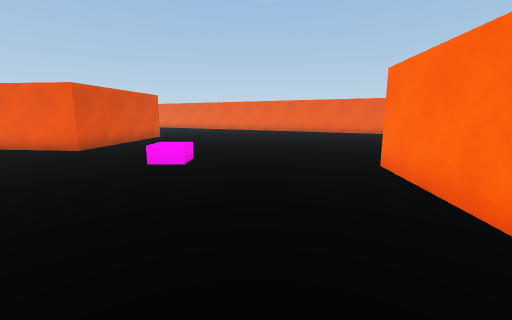
[1] (above)

19 first-person views from a walk through a 3-D level made in the Unity game engine. The camera is 1.3 m above the floor, tilts 10° down and sees 90° across. The floor is counted in squares, 1 m on a side. Each view is taken from the middle of a square. On the plan, view 1 faces up. The plan holds only what a view shows up to about 13 squares ahead; the rest is blank. The place goes on beyond the plan. The player is left out. Some animated figures are left out.

[2]
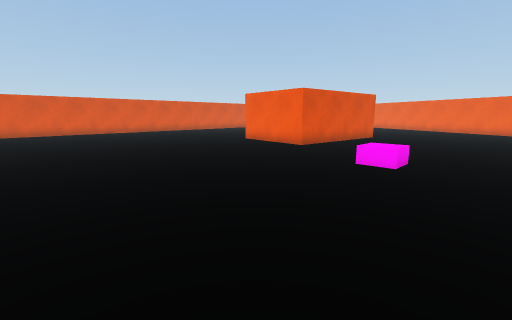

[3]
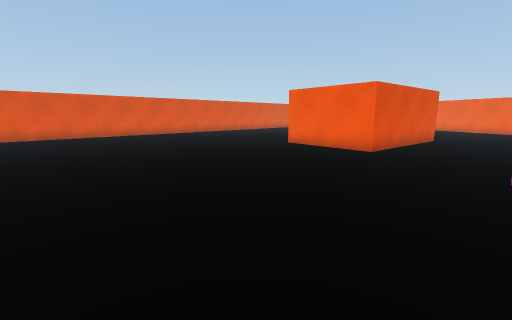

[4]
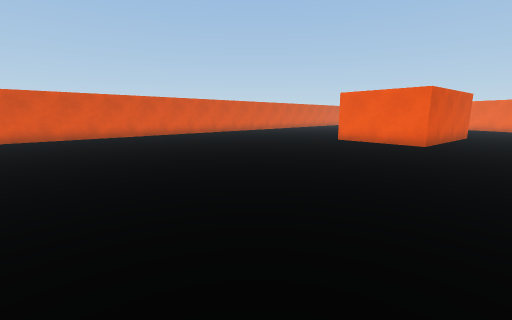

[5]
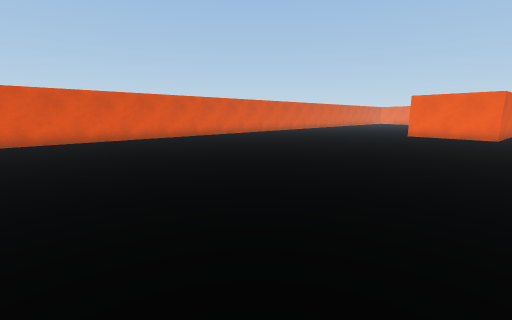

[6]
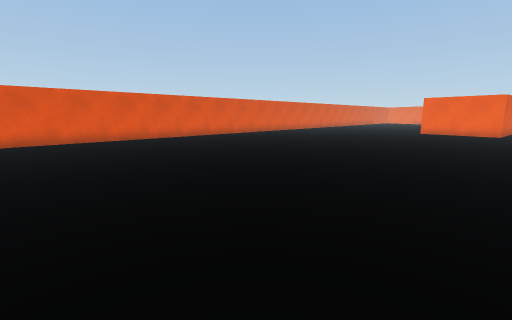

[7]
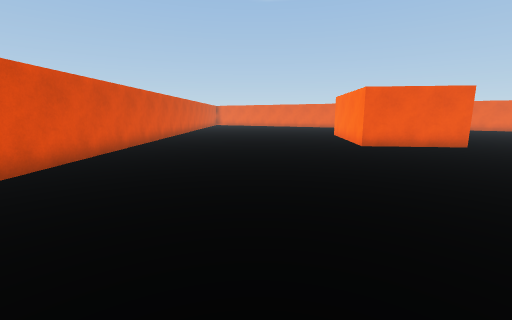

[8]
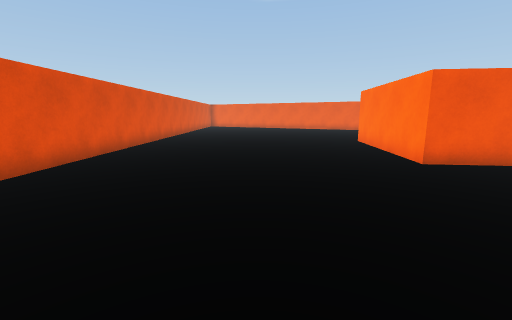

[9]
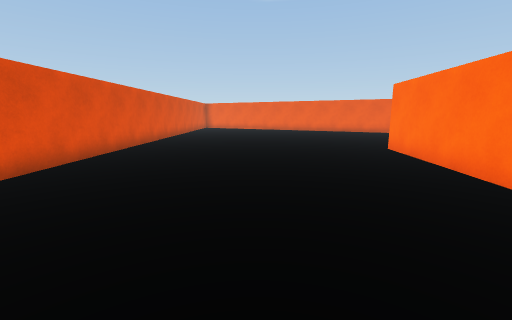

[10]
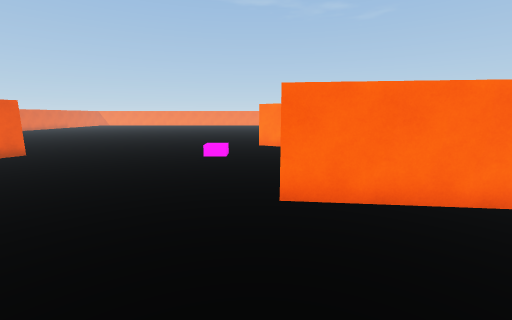

[11]
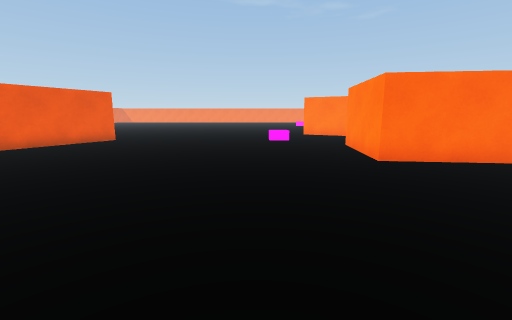

[12]
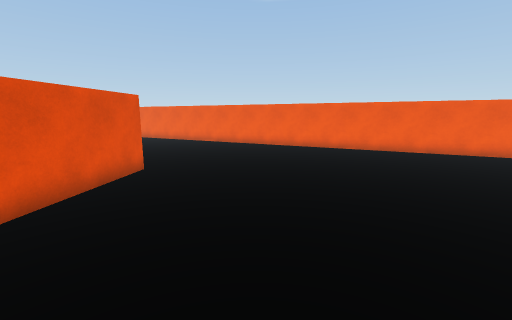

[13]
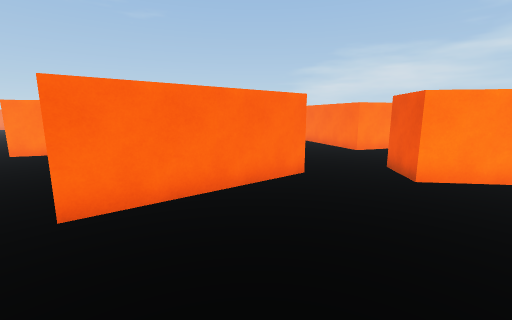

[14]
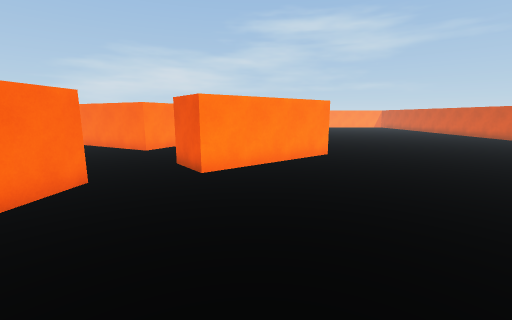

[15]
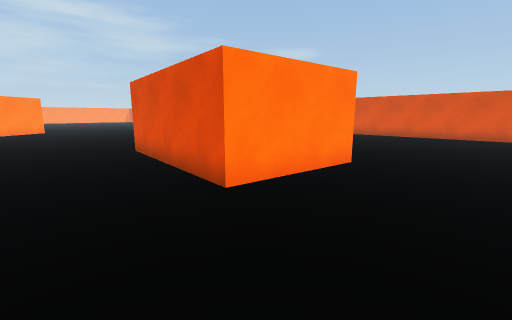

[16]
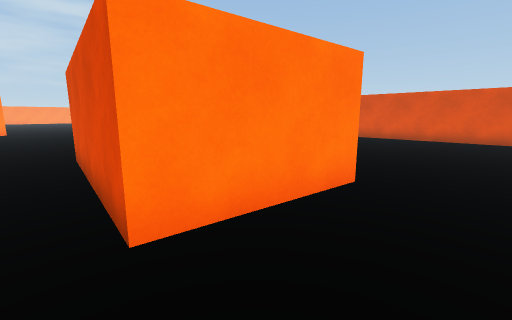

[17]
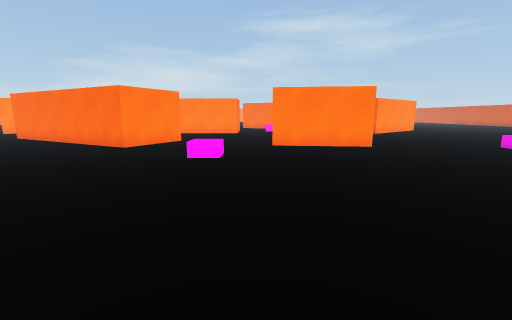

[18]
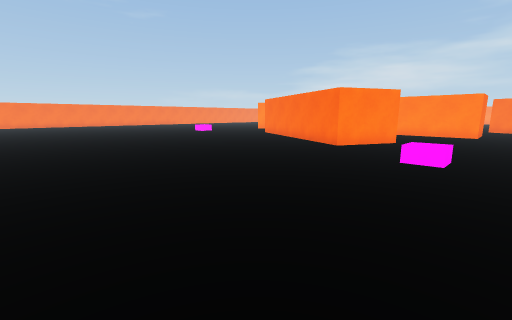

[19]
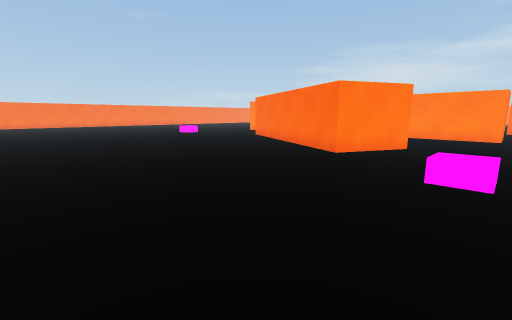

### Floor plan
Points are (right, up) in squares from view 1. A wall is a line through its corners. A room is listed if a view was taken in it or the views show most of it. See-through windows are left out.
Room 1 (views 1, 2, 3, 4, 5, 6, 7, 8, 9, 10, 11, 12, 13, 14, 15, 16, 17, 18, 19)
walls: (-6.5, 9.3) (-10.5, 9.7) (-9.9, 15.9) (-5.8, 15.5) (-6.5, 9.3); (2.5, 0.3) (3.2, 6.5) (7.4, 6); (-5.4, -4.8) (-0.3, -0.8) (1, -2.5); (3.6, -6) (4, -6.2); (9.2, -1.5) (11.2, -1.5); (11.8, 3.9) (13.3, 6.8) (15.5, 5.7); (-20.1, 1.8) (-20.1, -11.1); (9.4, 17.3) (5.1, 19.5); (-20.1, 19.2) (-20.1, 4)

Where each view was taken, in squares from view 1:
view 1: 0 up, 0 right, facing up
view 2: 0 up, 0 right, facing up-left
view 3: 0 up, 3 left, facing up-left
view 4: 3 down, 4 left, facing up-left
view 5: 8 down, 6 left, facing up-left
view 6: 11 down, 6 left, facing up-left
view 7: 1 down, 15 left, facing up
view 8: 3 up, 15 left, facing up
view 9: 6 up, 15 left, facing up
view 10: 7 up, 2 left, facing right
view 11: 10 up, 4 left, facing right
view 12: 7 up, 2 left, facing up
view 13: 7 up, 2 left, facing down-right
view 14: 7 up, 2 left, facing down
view 15: 19 up, 3 left, facing down-left
view 16: 18 up, 5 left, facing down-left
view 17: 17 up, 8 right, facing down
view 18: 17 up, 8 right, facing down-right
view 19: 15 up, 9 right, facing down-right
